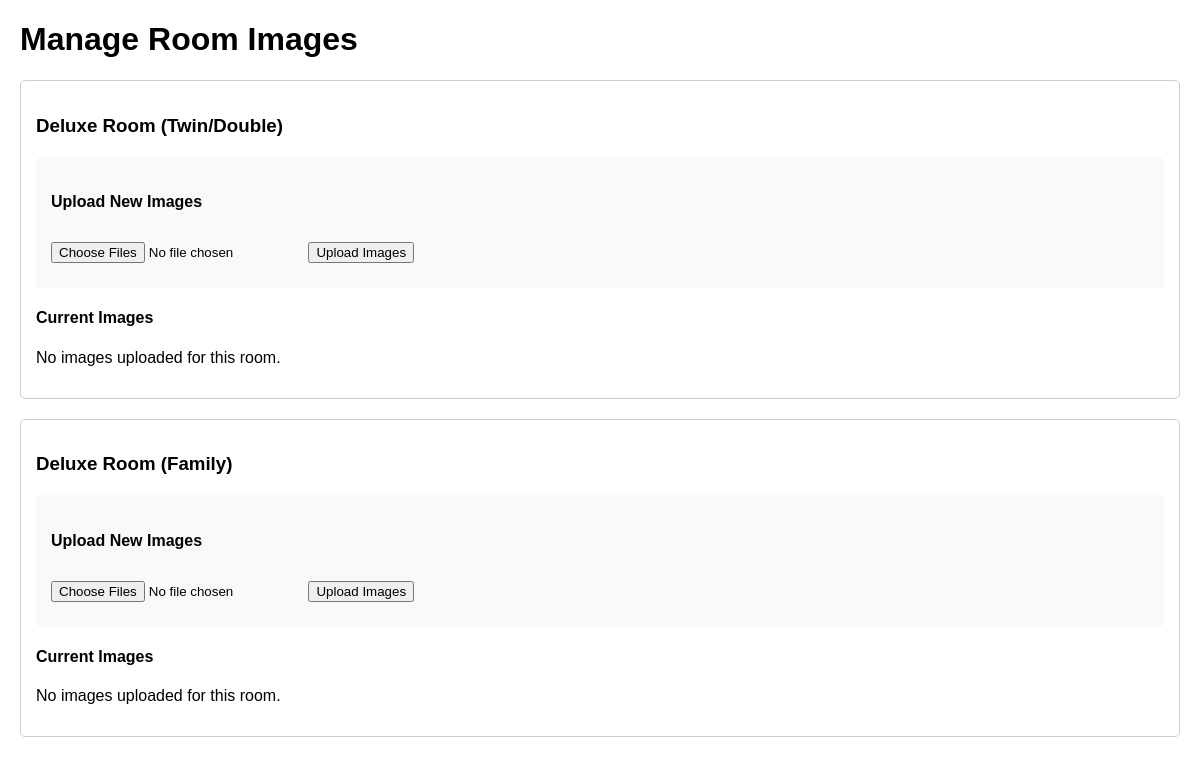
The app's page /admin/dashboard/roomphp/manageRoomImages.php, older data.
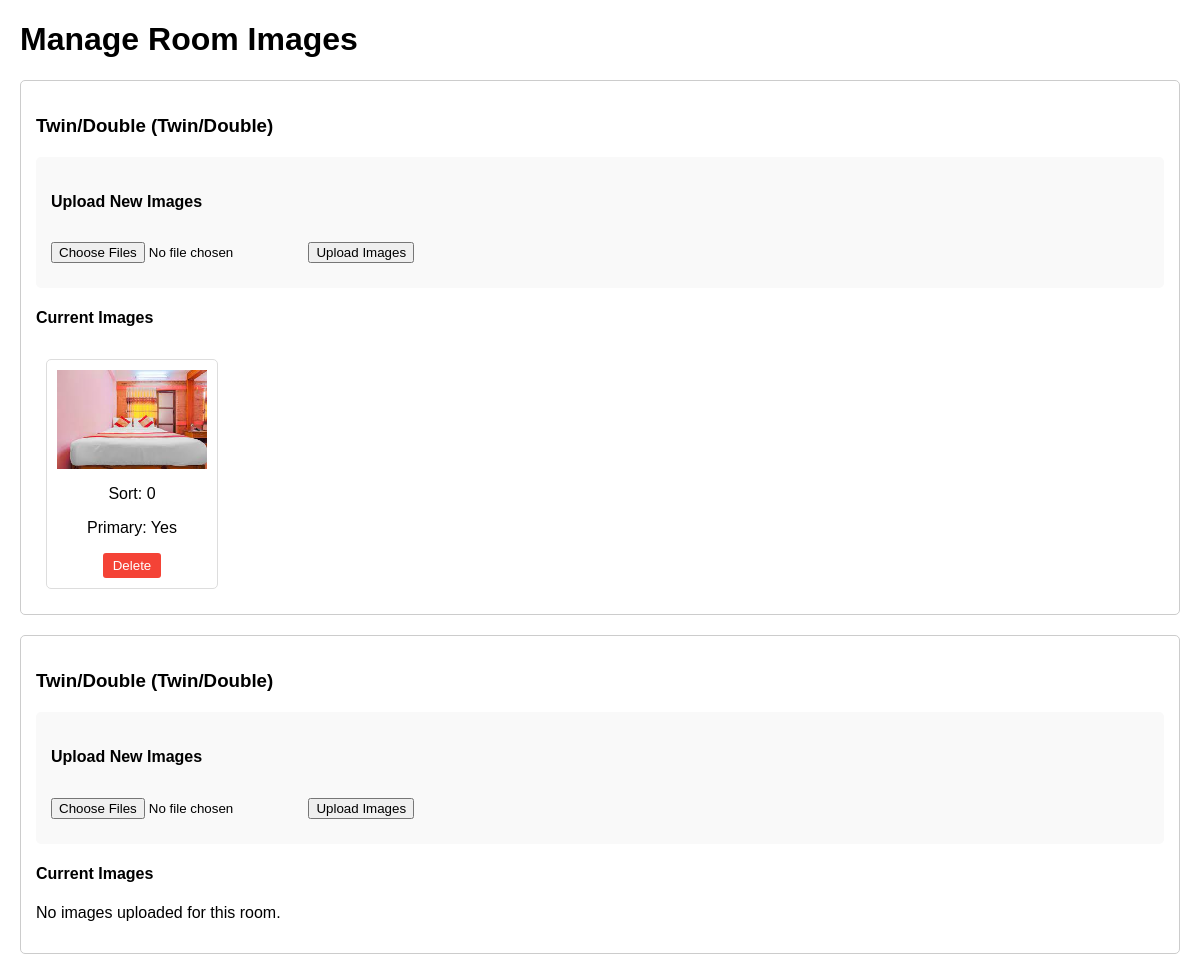
The same page, newer data.
### tables this page shows
CREATE TABLE `rooms` (
  `RoomId` int(11) NOT NULL,
  `CustomNo` varchar(11) DEFAULT NULL,
  `RoomType` varchar(255) DEFAULT NULL,
  `RoomName` varchar(255) DEFAULT NULL,
  `AttachBathroom` tinyint(1) DEFAULT NULL,
  `NonSmokingRoom` tinyint(1) DEFAULT NULL,
  `Price` decimal(10,2) DEFAULT NULL,
  `TotalOccupancy` int(11) DEFAULT NULL,
  `imgpath` varchar(255) DEFAULT NULL,
  `PrimaryImage` varchar(255) DEFAULT NULL
);

CREATE TABLE `room_images` (
  `ImageID` int(11) NOT NULL,
  `RoomId` int(11) NOT NULL,
  `ImagePath` varchar(255) NOT NULL,
  `IsPrimary` tinyint(1) DEFAULT 0,
  `SortOrder` int(11) DEFAULT 0,
  `UploadDate` timestamp NOT NULL DEFAULT current_timestamp()
);

### admin/dashboard/roomphp/manageRoomImages.php (the view, shortened to what this page needs)
<?php
include '../db.php';
$action = $_POST['action'] ?? $_GET['action'] ?? '';
switch($action) {
    default:
        showRoomImagesForm();
        break;
}
function showRoomImagesForm() {
    global $conn;
    $roomsSql = "SELECT RoomId, RoomName, RoomType FROM Rooms ORDER BY RoomId";
    $roomsResult = mysqli_query($conn, $roomsSql);
    $rooms = [];
    while($room = mysqli_fetch_assoc($roomsResult)) {
        $imagesSql = "SELECT * FROM room_images WHERE RoomId = {$room['RoomId']} ORDER BY SortOrder, IsPrimary DESC";
        $imagesResult = mysqli_query($conn, $imagesSql);
        $room['images'] = [];
        while($image = mysqli_fetch_assoc($imagesResult)) {
            $room['images'][] = $image;
        }
        $rooms[] = $room;
    }
    ?>
    <!DOCTYPE html>
    <html>
    <head>
    </head>
    <body>
        <h1>Manage Room Images</h1>
        <?php foreach($rooms as $room): ?>
        <div class="room-section">
            <h3><?php echo htmlspecialchars($room['RoomName']); ?> (<?php echo htmlspecialchars($room['RoomType']); ?>)</h3>
            <div class="upload-form">
                <h4>Upload New Images</h4>
                <form method="post" action="?action=upload" enctype="multipart/form-data">
                    <input type="file" name="images[]" multiple required>
                    <input type="submit" value="Upload Images">
                </form>
            </div>
            <h4>Current Images</h4>
            <div>
                <?php if(empty($room['images'])): ?>
                    <p>No images uploaded for this room.</p>
                <?php else: ?>
                    <?php foreach($room['images'] as $image): ?>
                    <div class="image-item">
                        <img src="<?php echo htmlspecialchars($image['ImagePath']); ?>" alt="Room Image" class="image-preview" onerror="this.src='../../../images/hotel/rooms/101.jpg'">
                        <p>Sort: <?php echo $image['SortOrder']; ?></p>
                        <p>Primary: <?php echo $image['IsPrimary'] ? 'Yes' : 'No'; ?></p>
                        <button class="delete-btn" onclick="deleteImage(<?php echo $image['ImageID']; ?>)">Delete</button>
                    </div>
                    <?php endforeach; ?>
                <?php endif; ?>
            </div>
        </div>
        <?php endforeach; ?>
    </body>
    </html>
    <?php
}
?>

### admin/dashboard/roomphp/manageRoomImages.php (style rules this page uses)
body { font-family: Arial, sans-serif; margin: 20px; }
.room-section { border: 1px solid #ccc; margin: 20px 0; padding: 15px; border-radius: 5px; }
.image-item { display: inline-block; margin: 10px; padding: 10px; border: 1px solid #ddd; border-radius: 5px; text-align: center; vertical-align: top; }
.image-preview { max-width: 150px; max-height: 100px; display: block; margin: 0 auto 10px; }
.upload-form { margin: 20px 0; padding: 15px; background: #f9f9f9; border-radius: 5px; }
input[type="file"] { margin: 10px 0; }
.delete-btn { background: #f44336; color: white; border: none; padding: 5px 10px; cursor: pointer; border-radius: 3px; }

Row changes from the older to the newer data that the page shows:
removed rooms: RoomName "Deluxe Room", RoomType "Family", shows "No images uploaded for this room."
changed rooms (number 1 of 2 on the later page): RoomName "Deluxe Room" → "Twin/Double"; no longer shows "No images uploaded for this room."
added room_images: ImagePath (picture), SortOrder "0", IsPrimary "Yes", shown under rooms (number 1 of 2 on the later page)
added rooms: RoomName "Twin/Double", RoomType "Twin/Double", shows "No images uploaded for this room."
